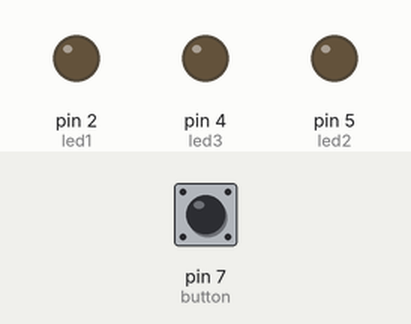
This sketch was run on a simulated Arduino Uno, built with avr-gcc and run on an emulated ATmega328P. Shown: output pins drawn as LEDs (lit = HIGH). The test bench sets the inputs (shaded band); at power-on: pin 7 (button) LOW.

Above: at 1.2 s.
1.3 s: pin 7 (button) pulled HIGH for 0.15 s
At 1.7 s:
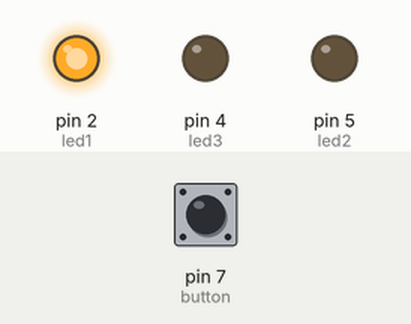
4.4 s: pin 7 (button) pulled HIGH for 3.2 s
At 6.1 s:
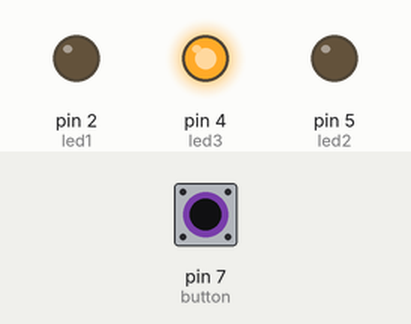
At 10.4 s:
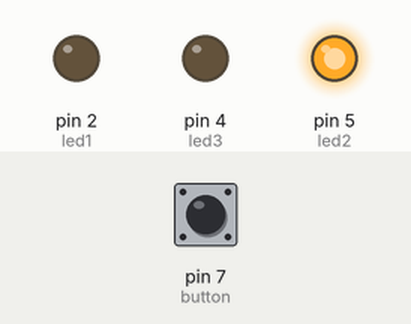
Timing chart, 0 to 15.1 s (numbered marks = the images above; inputs shaded):
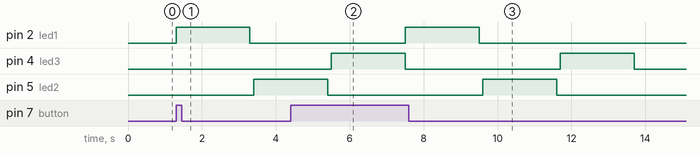

Measured:
- after the input at 1.3 s, pin 2 (led1): LOW → HIGH at once, → LOW 2.0 s later; pin 5 (led2): LOW → HIGH after 2.1 s
- after the input at 4.4 s, pin 2 (led1): LOW → HIGH after 3.1 s, → LOW 2.0 s later
- by itself, pin 4 (led3): alternates HIGH for 2.0 s and LOW for 4.2 s

The sketch:

pasxa.ino
```cpp
const int led1=2;
const int led2=5;
const int led3=4;
const int button=7;

void setup() {
  pinMode(button,INPUT);
  pinMode(led1,OUTPUT);
  pinMode(led2,OUTPUT);
  pinMode(led3,OUTPUT);
}

void loop() {
  if(digitalRead(button)==HIGH) {


    digitalWrite(led1,HIGH);
    delay(2000);
    digitalWrite(led1,LOW);
    delay(100);
    digitalWrite(led2,HIGH);
    delay(2000);
    digitalWrite(led2,LOW);
    delay(100);
    digitalWrite(led3,HIGH);
    delay(2000);
    digitalWrite(led3,LOW);
  }

}
```
